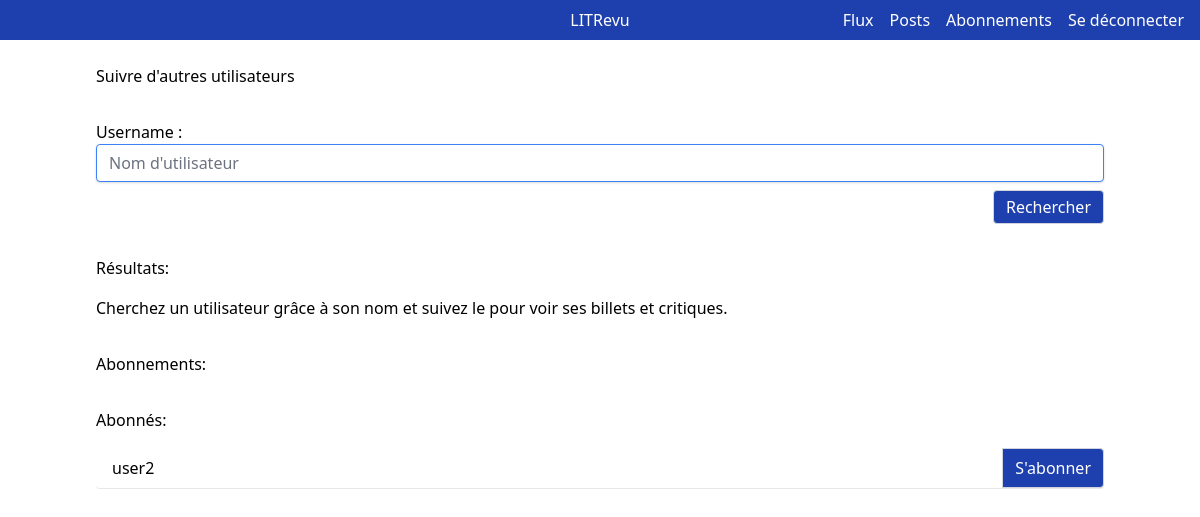
Page /community/search/ (signed in) on the earlier database version.
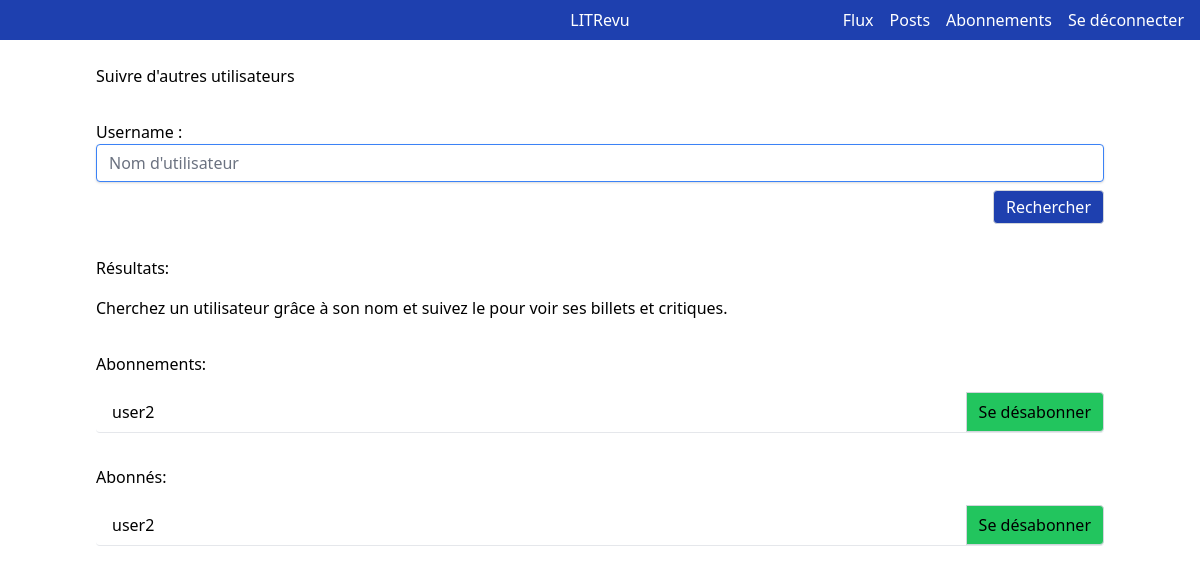
Same page on the later database version.
### authentication/models.py (models this page shows)
class User(AbstractUser):
    pass

### community/views.py (the view, shortened to what this page needs)
# urls.py: path("search/", views.SearchUserView.as_view(), name="search"),
class SearchUserView(LoginRequiredMixin, View):
    results = None
    searched = False
    search_form = SearchUsersForm()
    template_name = "community/search_users_form.html"
    followed_users = []
    followed_by = []
    def get(self, request, *args, **kwargs):
        username = self.request.GET.get("username")
        current_user = self.request.user
        self.followed_users = UserFollows.objects.filter(
            user__id=current_user.id
        )
        self.followed_users = [f.followed_user for f in self.followed_users]
        self.followed_by = UserFollows.objects.filter(
            followed_user__id=current_user.id
        )
        self.followed_by = [
            {"user": f.user, "followed": f.user in self.followed_users}
            for f in self.followed_by
        ]
        return render(
            request,
            "community/search_users_form.html",
            {
                "search_form": self.search_form,
                "results": self.results,
                "searched": self.searched,
                "followed_users": self.followed_users,
                "followed_by": self.followed_by,
            },
        )

### community/forms.py
class SearchUsersForm(forms.Form):
    username = forms.CharField(
        max_length=128,
        required=True,
        widget=forms.TextInput(
            attrs={"class": "text-input", "placeholder": "Nom d'utilisateur"}
        ),
    )

### community/templates/community/search_users_form.html
{% extends 'base.html' %}
{% block content %}
<div class="flex flex-col gap-8">
    <h1>Suivre d'autres utilisateurs</h1>
    <form action="" method="GET" class="flex flex-col gap-2 w-full">
        {{ search_form }}
        <button type="submit"
            class="max-w-40 self-end rounded border border-gray-300 px-3 py-1 bg-blue-800 text-white">Rechercher</button>
    </form>
    <div class="flex flex-col gap-4">
        <h2>Résultats: </h2>
        {% if results %}
        {% for r in results %}
        {% include 'community/user_card.html' with user=r.user followed=r.followed %}
        {% endfor %}
        {% elif searched %}
        <h3>
            Aucun utilisateur n'est enregistré avec ce nom.
        </h3>
        {% else %}
        <h3>
            Cherchez un utilisateur grâce à son nom et suivez le pour voir ses billets et critiques.
        </h3>
        {% endif %}
    </div>
    <div class="flex flex-col gap-4">
        <h2>Abonnements:</h2>
        {% if followed_users is not empty %}
        {% for u in followed_users %}
        <ul class="flex flex-col gap-4">
            <li>
                {% include 'community/user_card.html' with user=u followed=True %}
            </li>
        </ul>
        {% endfor %}
        {% else %}
        <h3>Retrouvez ici les utilisateurs que vous suivez.</h3>
        {% endif %}
    </div>
    <div class="flex flex-col gap-4">
        <h2>Abonnés:</h2>
        {% if followed_by is not empty %}
        {% for u in followed_by %}
        <ul class="flex flex-col gap-4">
            <li>
                {% include 'community/user_card.html' with user=u.user followed=u.followed %}
            </li>
        </ul>
        {% endfor %}
        {% else %}
        <h3>Retrouvez ici les utilisateurs qui vous suivent.</h3>
        {% endif %}
    </div>
</div>
{% endblock  %}

### community/templates/community/user_card.html
<div class="flex rounded border-b justify-between">
    <h2 class="px-4 py-2">
        {{ user.username }}
    </h2>
    {% if not followed %}
    <button class="rounded-tr rounded-br border border-gray-300 px-3 py-1 bg-blue-800 text-white  hover:bg-blue-700">
        <a href="{% url 'community:subscribe' user.id %}">
            S'abonner
        </a>
    </button>
    {% else %}
    <button
        class="rounded-tr rounded-br border border-gray-300 px-3 py-1 bg-green-500 hover:text-gray-900 hover:bg-green-300">
        <a href="{% url 'community:unsubscribe' user.id %}">
            Se désabonner
        </a>
    </button>
    {% endif %}
</div>

Differences in the rows shown:
now on one of the page's lists (row edited): User: username "user2"
changed User "user2": text "S'abonner" → "Se désabonner"
